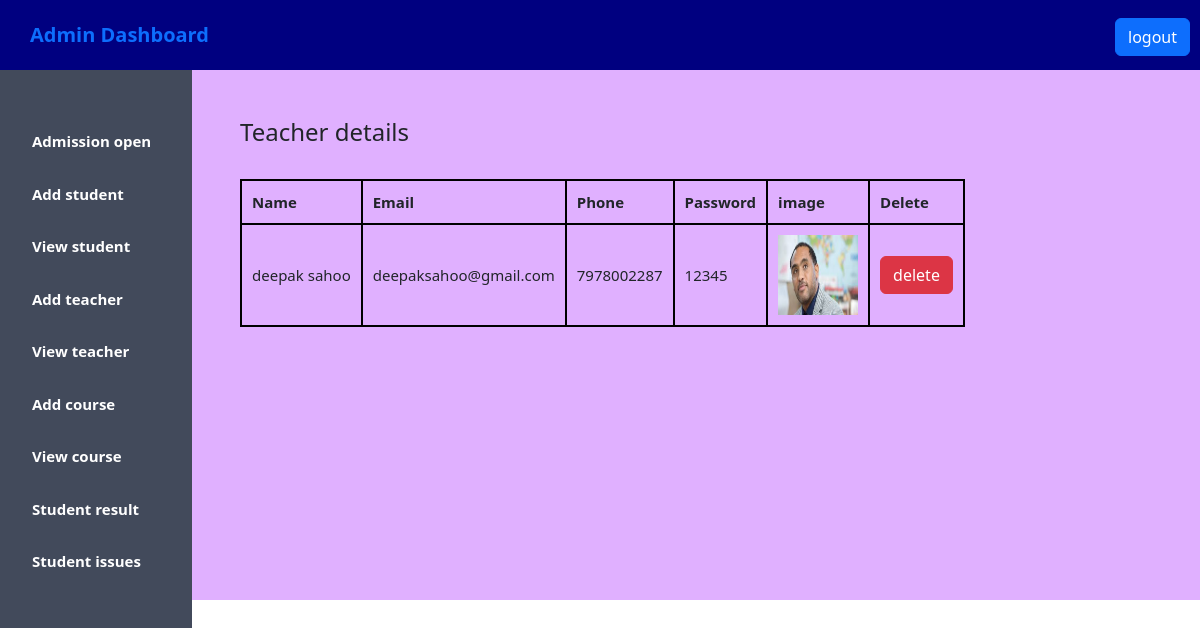
Screenshot of /view_teacher.php with the database file from the repository.
### tables this page shows
CREATE TABLE `userinfo` (
  `Id` int(10) NOT NULL,
  `username` varchar(50) NOT NULL,
  `email` varchar(50) NOT NULL,
  `phone` varchar(10) NOT NULL,
  `usertype` varchar(20) NOT NULL,
  `password` varchar(10) NOT NULL,
  `image` varchar(30) NOT NULL
);

### view_teacher.php (the view, shortened to what this page needs)
<?php
$host="localhost";
$user="root";
$password="";
$db="schoolproject2";
$data=mysqli_connect($host,$user,$password,$db);
$sql="SELECT * FROM userinfo WHERE usertype='teacher'";
$result=mysqli_query($data,$sql);
?>
<!DOCTYPE html>
<html lang="en">
<head>
    <link href="https://cdn.jsdelivr.net/npm/bootstrap@5.3.0/dist/css/bootstrap.min.css" rel="stylesheet">
</head>
<body>
    <header class="header">
        <a href="">Admin Dashboard</a>
        <div class="logout">
            <a href="logout.php" class="btn btn-primary">logout</a>
        </div>
    </header>
    <aside>
        <ul>
            <li>
                <a href="admission_display.php">Admission open</a>
            </li>
            <li>
                <a href="add_student.php">Add student</a>
            </li>
            <li>
                <a href="view_student.php">View student</a>
            </li>
            <li>
                <a href="add_teacher.php">Add teacher</a>
            </li>
            <li>
                <a href="view_teacher.php">View teacher</a>
            </li>
            <li>
                <a href="add_course.php">Add course</a>
            </li>
            <li>
            <a href="course_form.php">View course</a>
            </li>
            <li>
                <a href="update_result.php">Student result</a>
            </li>
            <li>
                <a href="show_result.php">Student issues</a>
            </li>
        </ul>
    </aside>
<div class="content">
  <br><br><div>
    <h4>Teacher details</h4><br>
    <table>
        <tr>
            <th>Name</th>
            <th>Email</th>
            <th>Phone</th>
            <th>Password</th>
            <th>image</th>
            <th>Delete</th>
        </tr>
        <?php
        while($rows=$result->fetch_assoc())
        {
        ?>
        <tr>
            <td><?php echo "{$rows['username']}"; ?></td>
            <td><?php echo "{$rows['email']}"; ?></td>
            <td><?php echo "{$rows['phone']}"; ?></td>
            <td><?php echo "{$rows['password']}"; ?></td>
            <td><img height="80px" width="80px" src="<?php echo "{$rows['image']}"; ?>"></td>
            <td>
            <?php  echo "<a class='btn btn-danger' onclick=\"javascript:return confirm('Are you sure to Delete this?'); \"
            href='delete_teacher.php?teacher_id={$rows['Id']}'>delete</a>"; ?> </td>
        </tr>
        <?php
        }
        ?>
    </table>
  </div>
 </div>
</body>
</html>

### view_teacher.php (style rules this page uses)
* { margin: 0; padding: 0; }
.header { background-color: #000080; color: black; line-height: 70px; padding-left: 30px; font-weight: bold; font-size: 20px; }
a,a:hover { text-decoration: none; }
.logout { float: right; padding-right: 10px; }
ul { background-color: #424a5b; width: 16%; height: 100%; position: fixed; padding-top: 5%; }
ul li { list-style: none; padding-bottom: 30px; font-size: 15px; }
ul li a { color: white; font-weight: bold; }
.content { padding-left: 20%; background-color: rgb(224,176,255); padding-bottom: 100px; height: 530px; }
table, th { padding: 10px; font-size: 15px; }
table, th, td { border: 2px solid black; border-collapse: collapse; padding: 10px; }

### rows the page displays
userinfo: username "deepak sahoo", email "deepaksahoo@gmail.com", phone "7978002287", password "12345", image (picture)
